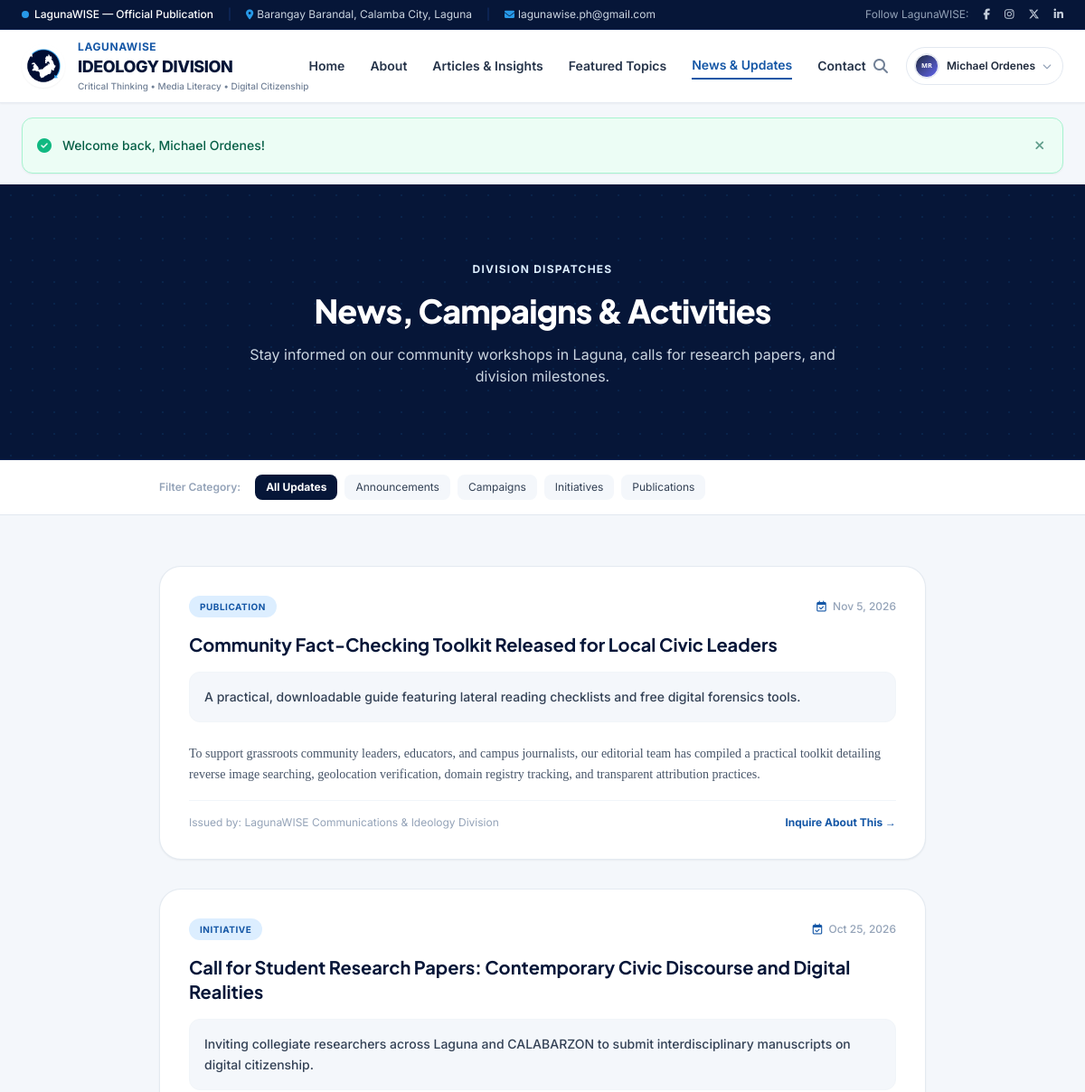
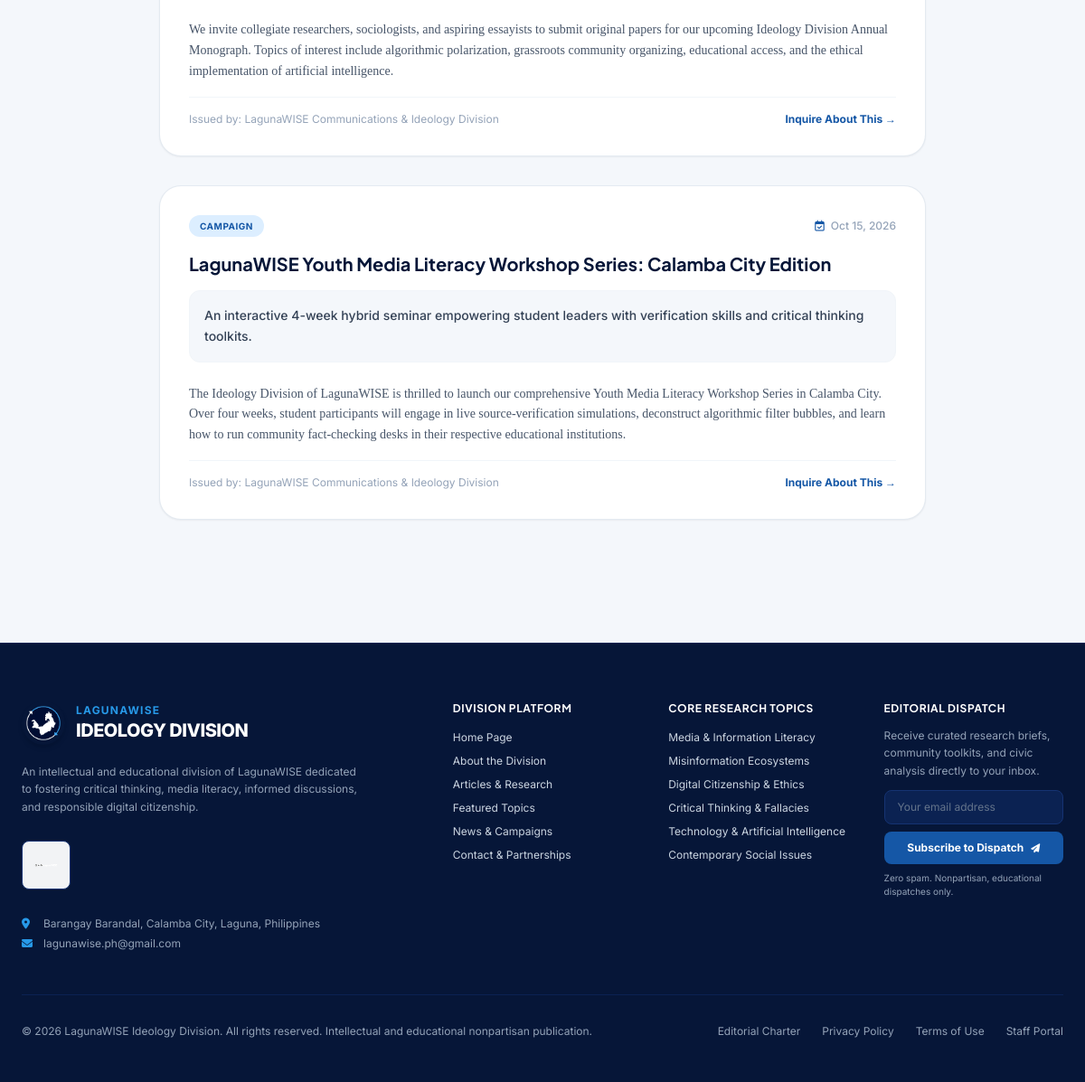
Screenshot of /pages/news.php (signed in) with the database file from the repository (2 pictures, top to bottom).
### tables this page shows
CREATE TABLE `users` (
    `id` INT UNSIGNED AUTO_INCREMENT PRIMARY KEY,
    `name` VARCHAR(100) NOT NULL,
    `username` VARCHAR(50) NOT NULL UNIQUE,
    `email` VARCHAR(150) NOT NULL UNIQUE,
    `password_hash` VARCHAR(255) NOT NULL,
    `bio` TEXT NULL,
    `avatar` VARCHAR(255) NULL DEFAULT 'assets/images/default-avatar.svg',
    `status` ENUM('active', 'inactive', 'suspended') NOT NULL DEFAULT 'active',
    `must_change_password` TINYINT(1) NOT NULL DEFAULT 0,
    `last_login_at` DATETIME NULL,
    `created_at` TIMESTAMP DEFAULT CURRENT_TIMESTAMP,
    `updated_at` TIMESTAMP DEFAULT CURRENT_TIMESTAMP ON UPDATE CURRENT_TIMESTAMP,
    INDEX `idx_users_email` (`email`),
    INDEX `idx_users_username` (`username`),
    INDEX `idx_users_status` (`status`)
);

CREATE TABLE `announcements` (
    `id` INT UNSIGNED AUTO_INCREMENT PRIMARY KEY,
    `title` VARCHAR(255) NOT NULL,
    `slug` VARCHAR(255) NOT NULL UNIQUE,
    `summary` TEXT NOT NULL,
    `content` TEXT NOT NULL,
    `badge_type` ENUM('announcement', 'campaign', 'activity', 'initiative', 'publication') NOT NULL DEFAULT 'announcement',
    `is_published` TINYINT(1) NOT NULL DEFAULT 1,
    `published_at` DATETIME NULL,
    `created_at` TIMESTAMP DEFAULT CURRENT_TIMESTAMP,
    INDEX `idx_announcements_published` (`is_published`, `published_at`)
);

### pages/news.php (the view, shortened to what the rows shown need)
<?php
$db = Database::getConnection();
$params = [];
$where = "is_published = 1";
$stmt = $db->prepare("SELECT * FROM announcements WHERE {$where} ORDER BY published_at DESC");
$stmt->execute($params);
$newsItems = $stmt->fetchAll();
require_once dirname(__DIR__) . '/includes/header.php';
?>
<section class="bg-navy-900 text-white py-16 sm:py-20 border-b border-navy-800 relative overflow-hidden">
    <div class="max-w-4xl mx-auto px-4 sm:px-6 relative z-10 text-center space-y-4">
        <h1 class="text-3xl sm:text-4xl font-extrabold tracking-tight text-white">
            News, Campaigns &amp; Activities
        </h1>
    </div>
</section>
<section class="py-14 bg-surface">
    <div class="max-w-4xl mx-auto px-4 sm:px-6 space-y-8">
        <?php if (empty($newsItems)): ?>
            <div class="bg-white p-12 rounded-3xl border border-slate-200 text-center">
                <p class="text-xs text-slate-500">No announcements found matching this category filter.</p>
            </div>
        <?php else: ?>
            <?php foreach ($newsItems as $item): ?>
                <article id="news-<?= (int)$item['id'] ?>" class="bg-white rounded-3xl p-6 sm:p-8 border border-slate-200/90 shadow-sm space-y-4 hover:border-lwblue transition">
                    <div class="flex flex-wrap items-center justify-between gap-2 text-xs">
                        <span class="px-3 py-1 rounded-full text-[10px] font-bold uppercase tracking-wider bg-lwblue-ice text-lwblue">
                            <?= e($item['badge_type']) ?>
                        </span>
                        <span class="text-slate-400 font-medium">
                            <i class="fa-regular fa-calendar-check mr-1 text-lwblue"></i>
                            <?= e(format_date($item['published_at'])) ?>
                        </span>
                    </div>
                    <h2 class="text-xl font-bold text-navy-900 leading-snug">
                        <?= e($item['title']) ?>
                    </h2>
                    <p class="text-sm font-medium text-slate-700 leading-relaxed bg-surface p-4 rounded-xl border border-slate-100">
                        <?= e($item['summary']) ?>
                    </p>
                    <div class="editorial-prose text-sm text-slate-600 leading-relaxed space-y-3 pt-2">
                        <?= nl2br(e($item['content'])) ?>
                    </div>
                    <div class="pt-4 border-t border-slate-100 flex items-center justify-between text-xs text-slate-400">
                        <span>Issued by: LagunaWISE Communications &amp; Ideology Division</span>
                        <a href="mailto:<?= e(get_setting('contact_email', 'lagunawise.ph@gmail.com')) ?>" class="text-lwblue font-bold hover:underline">Inquire About This &rarr;</a>
                    </div>
                </article>
            <?php endforeach; ?>
        <?php endif; ?>
    </div>
</section>
<?php require_once dirname(__DIR__) . '/includes/footer.php'; ?>

### includes/header.php (shortened to what the rows shown need)
<?php
$currentUser = current_user();
$pageTitle = isset($pageTitle) ? $pageTitle . ' — ' . get_setting('site_name', 'LagunaWISE — Ideology Division') : get_setting('site_name', 'LagunaWISE — Ideology Division');
?>
<!DOCTYPE html>
<html lang="en" class="scroll-smooth">
<head>
    <link rel="stylesheet" href="https://cdnjs.cloudflare.com/ajax/libs/font-awesome/6.4.2/css/all.min.css" />
    <script src="https://cdn.tailwindcss.com"></script>
</head>
<body class="min-h-screen flex flex-col antialiased selection:bg-lwblue-ice selection:text-navy-900">
    <header class="sticky top-0 z-40 bg-white/95 backdrop-blur-md border-b border-slate-200/80 transition-shadow duration-200 shadow-sm">
        <div class="max-w-7xl mx-auto px-4 sm:px-6">
            <div class="flex justify-between items-center h-20">
                <div class="flex items-center space-x-3">
                    <?php if ($currentUser): ?>
                        <div class="relative" id="userMenuWrapper">
                            <button type="button"
                                    id="userMenuButton"
                                    aria-expanded="false"
                                    aria-haspopup="true"
                                    class="flex items-center gap-2 pl-2 pr-3 py-1.5 rounded-full border border-slate-200 hover:border-slate-300 bg-white transition focus:outline-none focus:ring-2 focus:ring-lwblue">
                                <img src="<?= asset($currentUser['avatar'] ?? 'assets/images/default-avatar.svg') ?>"
                                     alt="<?= e($currentUser['name']) ?>"
                                     class="w-7 h-7 rounded-full object-cover border border-slate-200">
                                <span class="text-xs font-semibold text-slate-800 hidden sm:inline max-w-[120px] truncate">
                                    <?= e($currentUser['name']) ?>
                                </span>
                                <i class="fa-solid fa-chevron-down text-[10px] text-slate-400"></i>
                            </button>
                        </div>
                    <?php endif; ?>
                </div>
            </div>
        </div>
    </header>
    <main class="flex-grow">

### rows the page displays
users: id+avatar (picture), name "Michael Ordenes"
announcements: badge_type "PUBLICATION", published_at "Nov 5, 2026", title "Community Fact-Checking Toolkit Released for Local Civic Leaders", summary "A practical, downloadable guide featuring lateral reading checklists and free digital forensics tools.", content "To support grassroots community leaders, educators, and campus journalists, our editorial team has compiled a practical toolkit detailing reverse image searching, geolocation verification, domain registry tracking, and transparent attribution practices."
announcements: badge_type "INITIATIVE", published_at "Oct 25, 2026", title "Call for Student Research Papers: Contemporary Civic Discourse and Digital Realities", summary "Inviting collegiate researchers across Laguna and CALABARZON to submit interdisciplinary manuscripts on digital citizenship.", content "We invite collegiate researchers, sociologists, and aspiring essayists to submit original papers for our upcoming Ideology Division Annual Monograph. Topics of interest include algorithmic polarization, grassroots community organizing, educational access, and the ethical implementation of artificial intelligence."
announcements: badge_type "CAMPAIGN", published_at "Oct 15, 2026", title "LagunaWISE Youth Media Literacy Workshop Series: Calamba City Edition", summary "An interactive 4-week hybrid seminar empowering student leaders with verification skills and critical thinking toolkits.", content "The Ideology Division of LagunaWISE is thrilled to launch our comprehensive Youth Media Literacy Workshop Series in Calamba City. Over four weeks, student participants will engage in live source-verification simulations, deconstruct algorithmic filter bubbles, and learn how to run community fact-checking desks in their respective educational institutions."

### other values shown
$msg['message'] "Welcome back, Michael Ordenes!"
get_setting('contact_email', 'lagunawise.ph@gmail.com') "lagunawise.ph@gmail.com"
